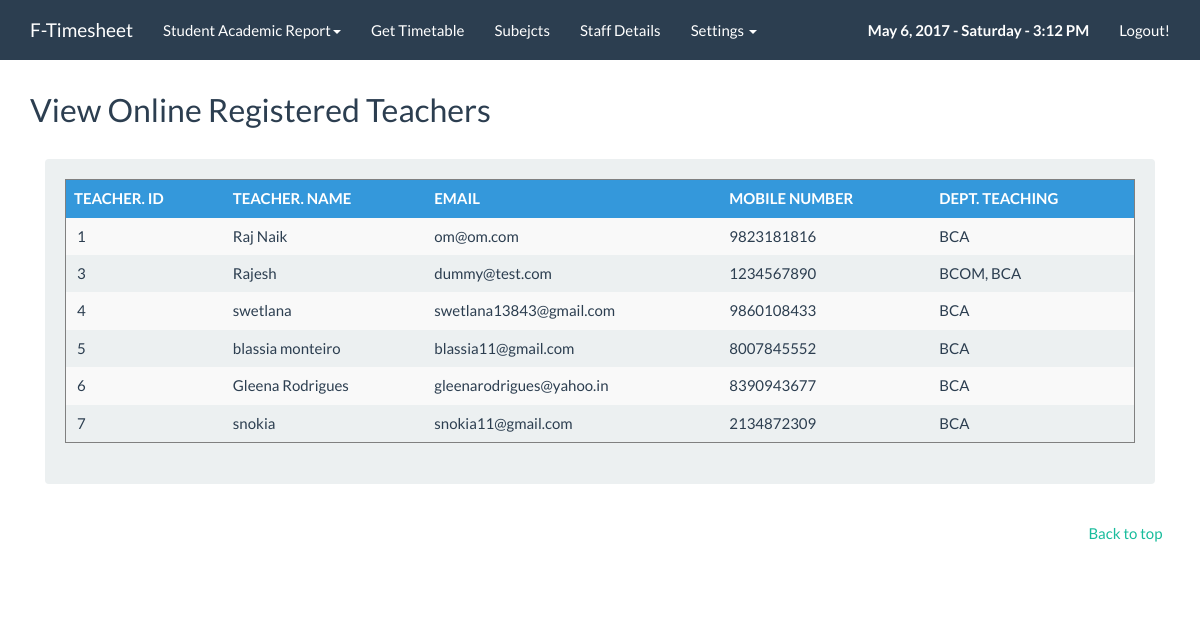
The page /regteachers.php (signed in) on the database its author committed.
### tables this page shows
CREATE TABLE IF NOT EXISTS `users` (
  `UserId` int(10) NOT NULL AUTO_INCREMENT,
  `FullName` varchar(100) NOT NULL,
  `Email` varchar(50) NOT NULL,
  `Mobile` varchar(10) NOT NULL,
  `Password` varchar(50) NOT NULL,
  `DepartmentId` varchar(50) NOT NULL,
  `UserRole` varchar(10) NOT NULL,
  `UserStatus` varchar(10) NOT NULL,
  PRIMARY KEY (`UserId`),
  UNIQUE KEY `Email` (`Email`)
);

### regteachers.php (the view, shortened to what this page needs)
<?PHP
include("config.php");
?><!DOCTYPE html>
<html lang="en">
  <head>
    <link rel="stylesheet" href="css/bootstrap.css" media="screen">
    <link rel="stylesheet" href="css/custom.min.css">
<body>
    <div class="navbar navbar-default navbar-fixed-top">
      <div class="container">
        <div class="navbar-header">
          <a href="index.php" class="navbar-brand">F-Timesheet</a>
        </div>
        <div class="navbar-collapse collapse" id="navbar-main">
        <ul class="nav navbar-nav">
         <li class="dropdown">
          <a href="#" class="dropdown-toggle" data-toggle="dropdown" role="button" aria-expanded="false">Student Academic Report<span class="caret"></span></a>
        </li>
			<li>
              <a href="timetableget.php">Get Timetable</a>
            </li>
			<li>
              <a href="subjectsget.php">Subejcts</a>
            </li>
		 <li>
              <a href="staffdetails.php">Staff Details</a>
            </li>
		<li class="dropdown">
          <a href="#" class="dropdown-toggle" data-toggle="dropdown" role="button" aria-expanded="false">Settings <span class="caret"></span></a>
        </li>
          </ul>
          <ul class="nav navbar-nav navbar-right">
            <li style="text-decoration:none;"><a><span id="date_time"></span></a>
            <script type="text/javascript">window.onload = date_time('date_time');</script></li>
			 <li>
              <a href="logout.php">Logout!</a>
            </li>
          </ul>
        </div>
      </div>
    </div>
    <div class="container">
      <div class="page-header" id="banner">
   <h2>View Online Registered Teachers</h2><br>
 <div class="col-lg-12">
		   <div class="well bs-component">
  <?
		  $sql=" SELECT * from users WHERE UserRole='user' ORDER BY UserId ASC";
			 $result = mysqli_query($conn,$sql);
			if(mysqli_num_rows($result)>0){ $i=1;
?>
		  <table class="table table-striped table-hover " border="1">
  <thead>
    <tr class="info">
      <th >TEACHER. ID</th>
      <th >TEACHER. NAME</th>
     <th >EMAIL</th>
    <th >MOBILE NUMBER</th>
     <th >DEPT. TEACHING</th>
    </tr>
  </thead>
  <tbody>
  <?
 while ($ListData=mysqli_fetch_array($result)){
				$jsontoArray = json_decode($ListData['DepartmentId']);
				$DeptIdGot = implode(',', $jsontoArray);
				$GetDeptNames = "SELECT DeptInitials FROM `departments` WHERE `DeptId` IN (".$DeptIdGot.")";
				$FetchDeptNames = mysqli_query($conn,$GetDeptNames);
				while($getrows = mysqli_fetch_array($FetchDeptNames)) {
				  $getrows1[$i][] = $getrows['DeptInitials'];
				}
				$GetDepta =implode(", " , $getrows1[$i]);
 	?>
  <tr>
      <td>&nbsp;<?=$ListData['UserId'];?></td>
      <td><?=$ListData['FullName'];?></td>
      <td><?=$ListData['Email'];?></td>
      <td><?=$ListData['Mobile'];?></td>
      <td><?=$GetDepta;?></td>
    </tr>
<?    $i= $i+1; }
 echo "</tbody></table>";
}else{ echo "<center><font color='blue'><b>NO RESULTS FOUND !</b></font>!</center></td></tr>"; } mysqli_close($conn);
?>
</div></div>
		  </div>
      <footer> <br><br> <br><br>
        <div class="row">
		<ul class="list-unstyled">
              <li class="pull-right"><a href="#top">Back to top</a></li>
			  </ul>
        </div>
      </footer>
    </div>
 </body>
</html>

### rows shown on the page
users: UserId "1", FullName "Raj Naik", Email "om@om.com", Mobile "9823181816", GetDepta "BCA"
users: UserId "3", FullName "Rajesh", Email "dummy@test.com", Mobile "1234567890", GetDepta "BCOM, BCA"
users: UserId "4", FullName "swetlana", Email "swetlana13843@gmail.com", Mobile "9860108433", GetDepta "BCA"
users: UserId "5", FullName "blassia monteiro", Email "blassia11@gmail.com", Mobile "8007845552", GetDepta "BCA"
users: UserId "6", FullName "Gleena Rodrigues", Email "gleenarodrigues@yahoo.in", Mobile "8390943677", GetDepta "BCA"
users: UserId "7", FullName "snokia", Email "snokia11@gmail.com", Mobile "2134872309", GetDepta "BCA"
